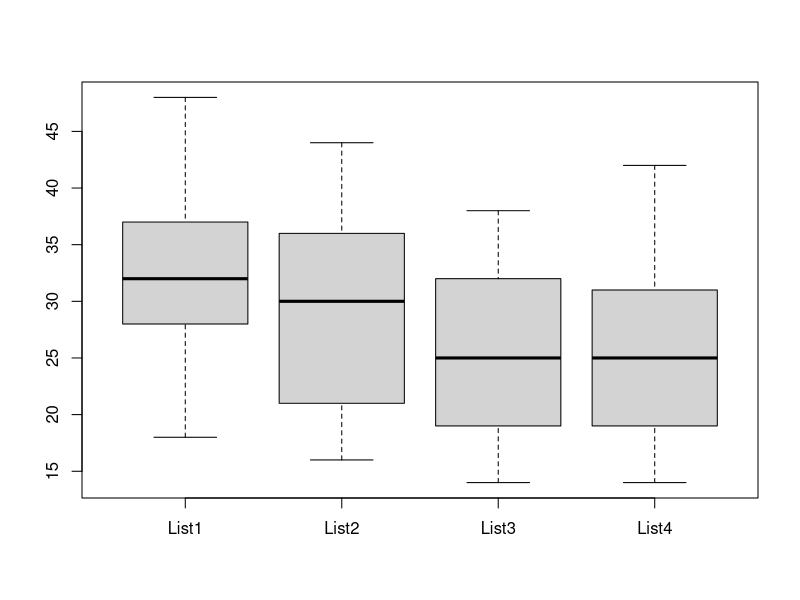
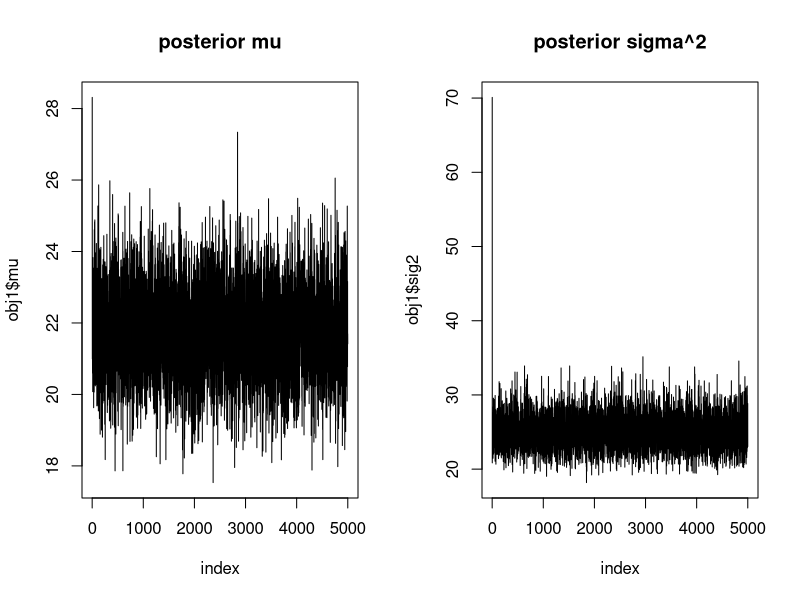
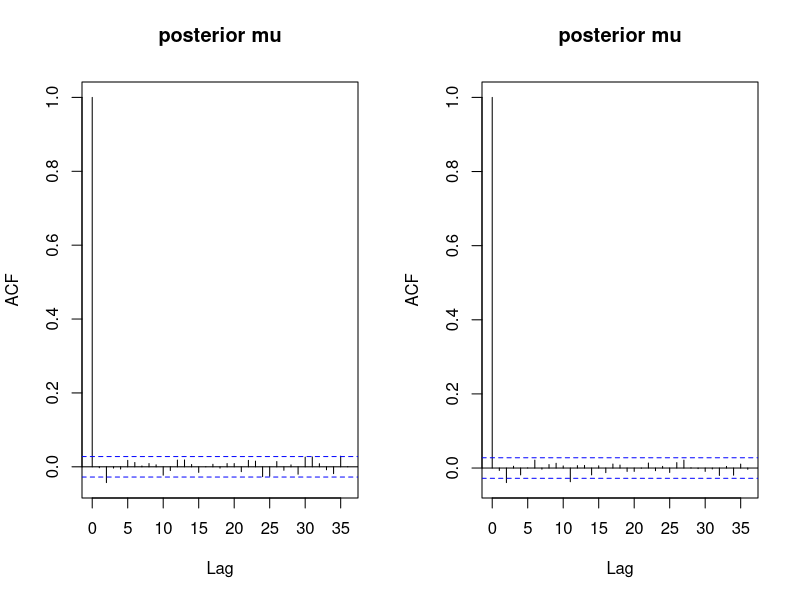
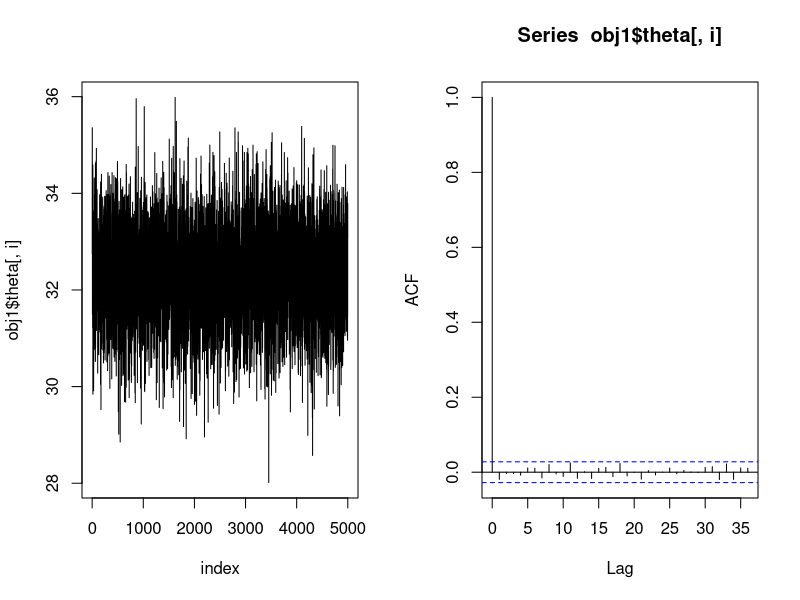
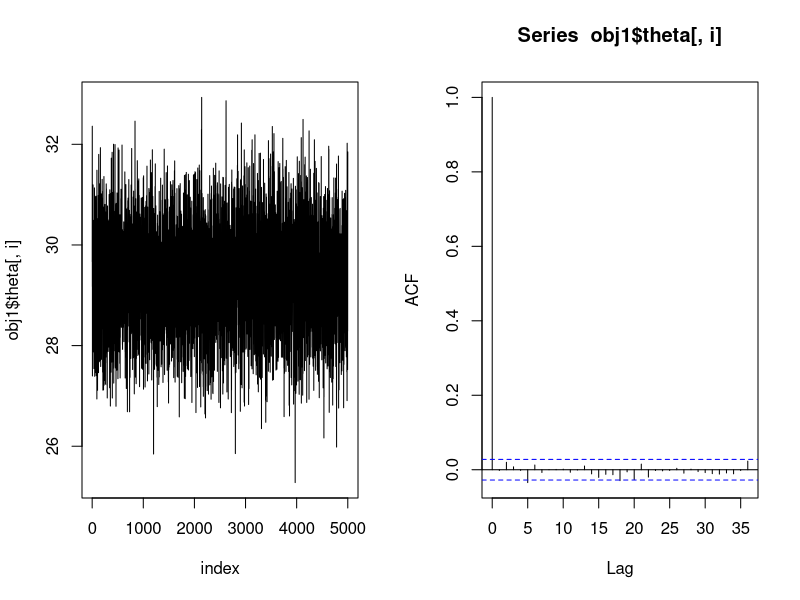
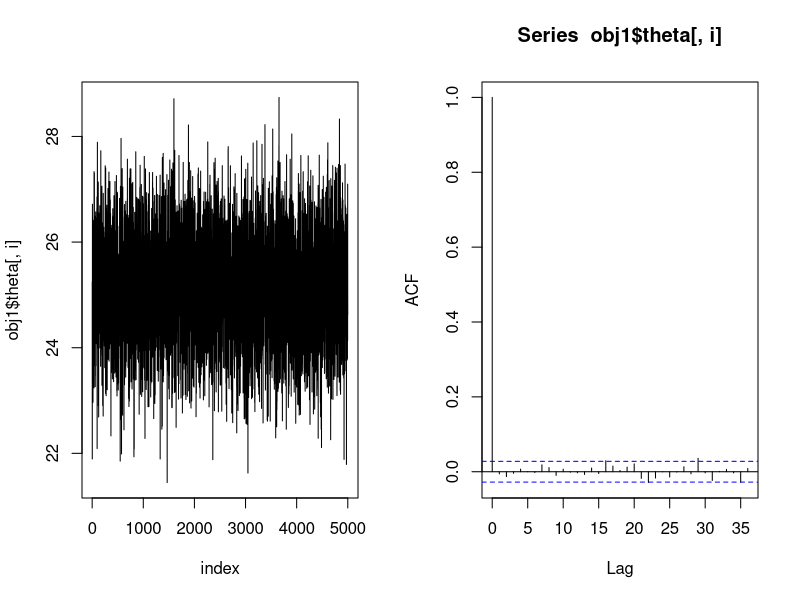
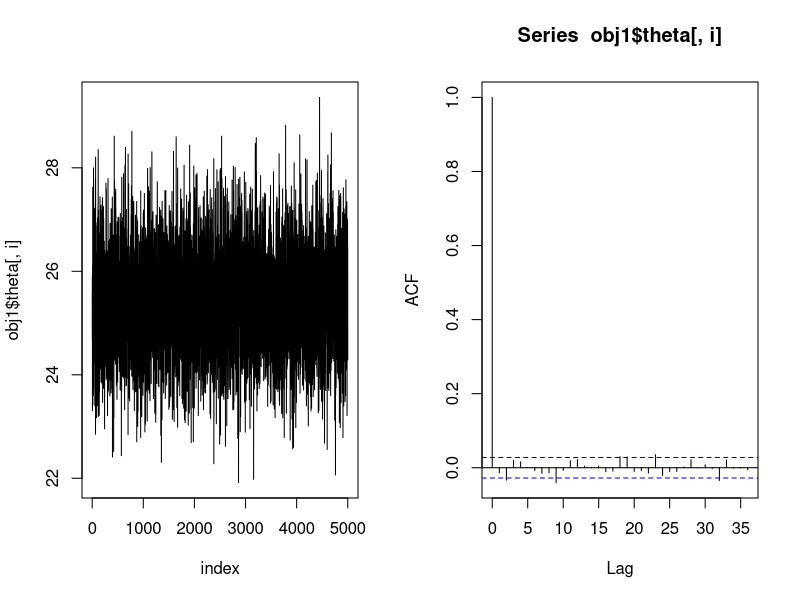
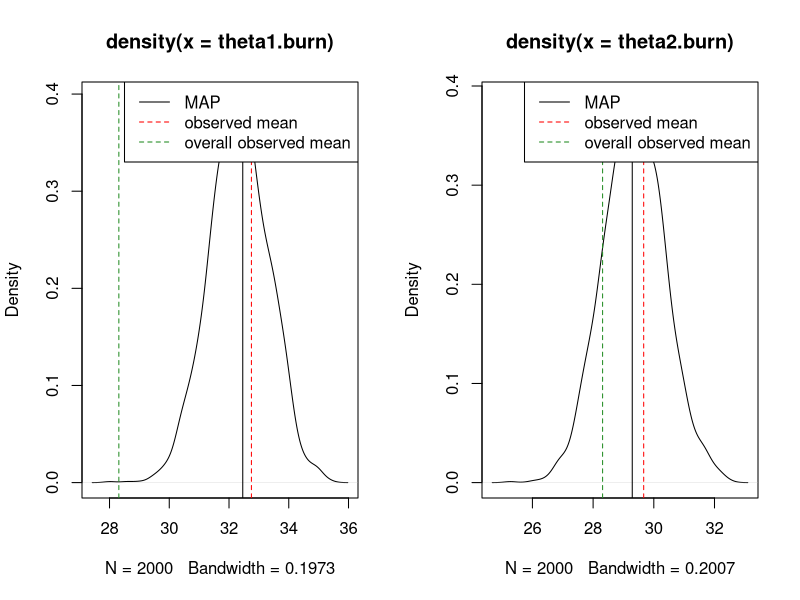

These figures' R source, in order:
## ---- chunk 1
knitr::opts_chunk$set(echo = TRUE)
contr <- read.csv("contraceptive.csv",row.names = "X")
hear <- read.table("hearing-2.txt",header = T)
library(MCMCpack)
library(knitr)
library(mvtnorm)
## ---- chunk 2
boxplot(hear)
summary(hear)
## ---- chunk 3
set.seed(538)
# making the MCMC algorithm
GIBBS <- function(y,B = 5000){
  # estiblish initials
   nrow(y) -> nj
   ncol(y) -> J
   theta.post <- matrix(0,B,J) 
   mu.post <- sigsq.post <- numeric(length = B)
   theta.post[1,] = as.vector(colMeans(y))
   mu.post[1] = mean(theta.post[1,])
   sigsq.post[1] = var(as.vector(y))

  # MCMC loop
  for(i in 2:B){
    # set/reset
    sigsq0 <- sigsq.post[i-1]
    mu0 <-  mu.post[i-1]
    theta0 <- theta.post[i-1,]
    
    # mu's
    mu.mu = 0.5*(60*sigsq0 + sum(theta0))/(sigsq0 + 12)
    var.mu = sigsq0/(6 + 0.5*sigsq0)
    mu.post[i] = rnorm(1,mean = mu.mu, sd = sqrt(var.mu))
    
    # sigma-squareds
    beta.sigsq = 10 + 0.5*sum((t(y)-theta0)^2) + 0.5*sum((theta0 - mu0)^2)
    sigsq.post[i] = rinvgamma(1,shape = 122, scale = beta.sigsq)
    
    # thetas
    for(j in 1:J){
      mu.theta = (mu0 + sum(y[,j]))/25
      sd.theta = sqrt(sigsq0/25)
      theta.post[i,j] = rnorm(1,mean = mu.theta, sd = sd.theta)
    }
  }
 return(list("theta"=theta.post,"mu"=mu.post,"sig2"=sigsq.post))
}
# put in some data
as.matrix(hear) -> y

GIBBS(y) -> obj1
## ---- chunk 4
# visualizations
par(mfrow = c(1,2))
plot.ts(obj1$mu,main="posterior mu", xlab ="index")
plot.ts(obj1$sig2,main="posterior sigma^2", xlab ="index")
acf(obj1$mu,main="posterior mu")
acf(obj1$sig2,main="posterior mu")
## ---- chunk 5
#visualizing the four thetas
par(mfrow = c(1,2))
for(i in 1:4){
  plot.ts(obj1$theta[,i],xlab = "index")
  acf(obj1$theta[,i])
}

## ---- chunk 6
# burning 
k = 3001:5000
mu.burn = obj1$mu[k]
sig2.burn = obj1$sig2[k]
theta1.burn = obj1$theta[k,1]
theta2.burn = obj1$theta[k,2]
theta3.burn = obj1$theta[k,3]
theta4.burn = obj1$theta[k,4]
## ---- chunk 7
#par(mfrow=c(2,1))
MAP <- function(X){density(X)$x[density(X)$y == max(density(X)$y)]}
#theta1
dens = density(theta1.burn)
plot(dens)
abline(v = MAP(theta1.burn))
abline(v = mean(y[,1]),lty = 2, col = 'red')
abline(v = mean(y), lty = 2, col="forestgreen")
legend("topright",
       c("MAP","observed mean","overall observed mean"),
       lty = c(1,2,2),
       col = c("black",'red','forestgreen'))
#theta2
dens = density(theta2.burn)
plot(dens)
abline(v = MAP(theta2.burn))
abline(v = mean(y[,2]),lty = 2, col = 'red')
abline(v = mean(y), lty = 2, col="forestgreen")
legend("topright",
       c("MAP","observed mean","overall observed mean"),
       lty = c(1,2,2),
       col = c("black",'red','forestgreen'))
#theta3
dens = density(theta3.burn)
plot(dens)
abline(v = MAP(theta3.burn))
abline(v = mean(y[,3]),lty = 2, col = 'red')
abline(v = mean(y), lty = 2, col="forestgreen")
legend("topright",
       c("MAP","observed mean","overall observed mean"),
       lty = c(1,2,2),
       col = c("black",'red','forestgreen'))
#theta4
dens = density(theta4.burn)
plot(dens)
abline(v = MAP(theta4.burn))
abline(v = mean(y[,4]),lty = 2, col = 'red')
abline(v = mean(y), lty = 2, col="forestgreen")
legend("topright",
       c("MAP","observed mean","overall observed mean"),
       lty = c(1,2,2),
       col = c("black",'red','forestgreen'))
## ---- chunk 8
# credible intervals and point estimates
THET <- cbind(theta1.burn,theta2.burn,theta3.burn,theta4.burn)
row = matrix(0,4,3)
for(r in 1:4){
  row[r,]= c(quantile(THET[,r],0.025),MAP(THET[,r]),quantile(THET[,r],.975))
}
colnames(row) <- c("Lower","MAP","Upper")
rownames(row) <- c("theta_1","theta_2","theta_3","theta_4")
kable(row, caption = "95% credible interval and MAP")
## ---- chunk 9
# cred int
cred.map = rbind(c(quantile(sig2.burn,.025),MAP(sig2.burn),quantile(sig2.burn,.975)),
      c(quantile(mu.burn,.025),MAP(mu.burn),quantile(mu.burn,.975)))
rownames(cred.map) = c("sigma.squared", "mu")
colnames(cred.map) = c("Lower","MAP","Upper")
kable(cred.map, caption = "95% cred. interval and MAP")
# density maps
#sigma-squard
dens = density(sig2.burn)
plot(dens, main = "sigma^2 density")
abline(v = MAP(sig2.burn))
#mu
dens = density(mu.burn)
plot(dens, main = "mu density")
abline(v = MAP(mu.burn))

## ---- chunk 10
contr$p.hat <- contr$y/contr$N
plot(contr$p.hat,contr$W)
cor(contr$W,contr$p.hat)
## ---- chunk 11
plot(density(contr$p.hat))
plot(density(contr$W))
## ---- chunk 12
# define bayesians funcs
Prior <-  function(alpha,beta){
    (alpha + beta)^(-5/2)
}

LLh <- function(theta,alpha,beta){
    sum(log(dbeta(theta, alpha, beta)))
}

Proposal <- function(alpha,beta){
    1/(alpha*beta)
}

rProposal <- function(n,mean,cov){
    rmvnorm(n,mean,cov)
}

# The Algorithm
Algo <- function(y,N,B,S){
  set.seed(538)
    # initials
    n = length(y)
    accept = 0 
    alpha.post <- beta.post <- numeric()
    theta.post2 = matrix(0,ncol = B, nrow = n)
    
    # intial variables
    alpha0 = 4.1112
    beta0 = 7
    theta0 = numeric(length = n)
    
    # LOOP
    for(b in 1:B){
    	# Gibbss step for thetas
    	for(j in 1:n){
    	    shp1 = alpha0 + y[j]
    	    shp2 = beta0 + N[j] - y[j]
    	    theta0[j] = rbeta(1,shp1,shp2)
    	}
        # MH step for alpha/beta
        phi.star = rProposal(1, c(log(alpha0),log(beta0)), 1*S)
        alpha.star = exp(phi.star[1])
        beta.star = exp(phi.star[2])
        
        r = exp(
        LLh(theta0, alpha.star, beta.star)
        + log(Prior(alpha.star, beta.star))
        + log(Proposal(alpha0, beta0))
        - LLh(theta0, alpha0, beta0)
        - log(Prior(alpha0, beta0))
        - log(Proposal(alpha.star, beta.star)) 
        )    
    	
    	# logic selection
    	if(runif(1) < min(1,r)){
    	    alpha0 = alpha.star
    	    beta0 = beta.star
    	    accept = accept + 1
    	}
    	# drop off
    	alpha.post[b] = alpha0
    	beta.post[b] = beta0
    	theta.post2[,b] = theta0
    }
  
    # output
    return(list("alpha"=alpha.post,"beta"=beta.post,"theta"=theta.post2,"AR"=accept/B)) 
}
## ---- chunk 13
# run the algorithm
Stune = diag(2)
contr$y -> yin 
contr$N -> Nin
Algo(yin,Nin,50000,Stune) -> obj2
obj2$AR

# retune with posterior
a11  = var(obj2$alpha)
a12 <- cov(obj2$alpha,obj2$beta)
a22 <- var(obj2$beta)
Stune = matrix(c(a11,a12,a12,a22),2,2, byrow = T)
Stune

# rerun algorithm
Algo(yin,Nin,50000,Stune) -> obj2
obj2$AR
## ---- chunk 14
par(mfrow = c(1,2))
# visualizations
plot.ts(obj2$alpha,xlab = "index")
acf(obj2$alpha)
plot.ts(obj2$beta,xlab = "index")
acf(obj2$beta)
B = length(obj2$alpha)
## ---- chunk 15
burn = 20000
1:B*40 -> k
k = k[burn < k & k< B]
alpha.thin = obj2$alpha[k]
beta.thin = obj2$beta[k]
# burned/thinned visualizations
par(mfrow = c(1,2))
plot.ts(alpha.thin,xlab = "index")
acf(alpha.thin)
plot.ts(beta.thin,xlab = "index")
acf(beta.thin)
## ---- chunk 16
# visuals
dens = density(alpha.thin)
plot(dens)
abline(v = MAP(alpha.thin))
dens = density(beta.thin)
plot(dens)
abline(v = MAP(beta.thin))
ev = alpha.thin/(alpha.thin+beta.thin)
dens = density(ev)
plot(dens, main = "E[theta]")
abline(v = MAP(ev))
# table
cred.map = rbind(
  c(quantile(alpha.thin,0.025),MAP(alpha.thin),quantile(alpha.thin,.975)),
  c(quantile(alpha.thin,0.025),MAP(beta.thin),quantile(beta.thin,.975)),
  c(quantile(ev,0.025),MAP(ev),quantile(ev,.975))
)
rownames(cred.map) = c("alpha", "beta", "E[theta]")
colnames(cred.map) = c("Lower","MAP","Upper")
kable(cred.map, caption = "95% cred. interval and MAP")
## ---- chunk 17
theta.thin = obj2$theta[,k]
#------------------ Displaying the theta's
CI = matrix(0, ncol = 3, nrow = 15)
for (j in 1:15) {
CI[j, ] = quantile(theta.thin[j, ], probs = c(0.025,0.5, 0.975))}
plot(contr$p.hat, contr$p.hat, type = "l")
points(contr$p.hat, CI[, 2], pch = 19, col = 3)
for (j in 1:15) {
points(c(contr$p.hat[j], contr$p.hat[j]), c(CI[j, 1], CI[j,3]), type = "l", col = 4)}
## ---- chunk 18
cred.map = matrix(0,15,3)
for(i in 1:15){
  v = as.vector(quantile(theta.thin[i,],probs = c(0.025,.5,.975)))
  cred.map[i,] =v 
}
colnames(cred.map) = c("Lower", "MAP", "Upper")
kable(cred.map)
kable(contr$W)
